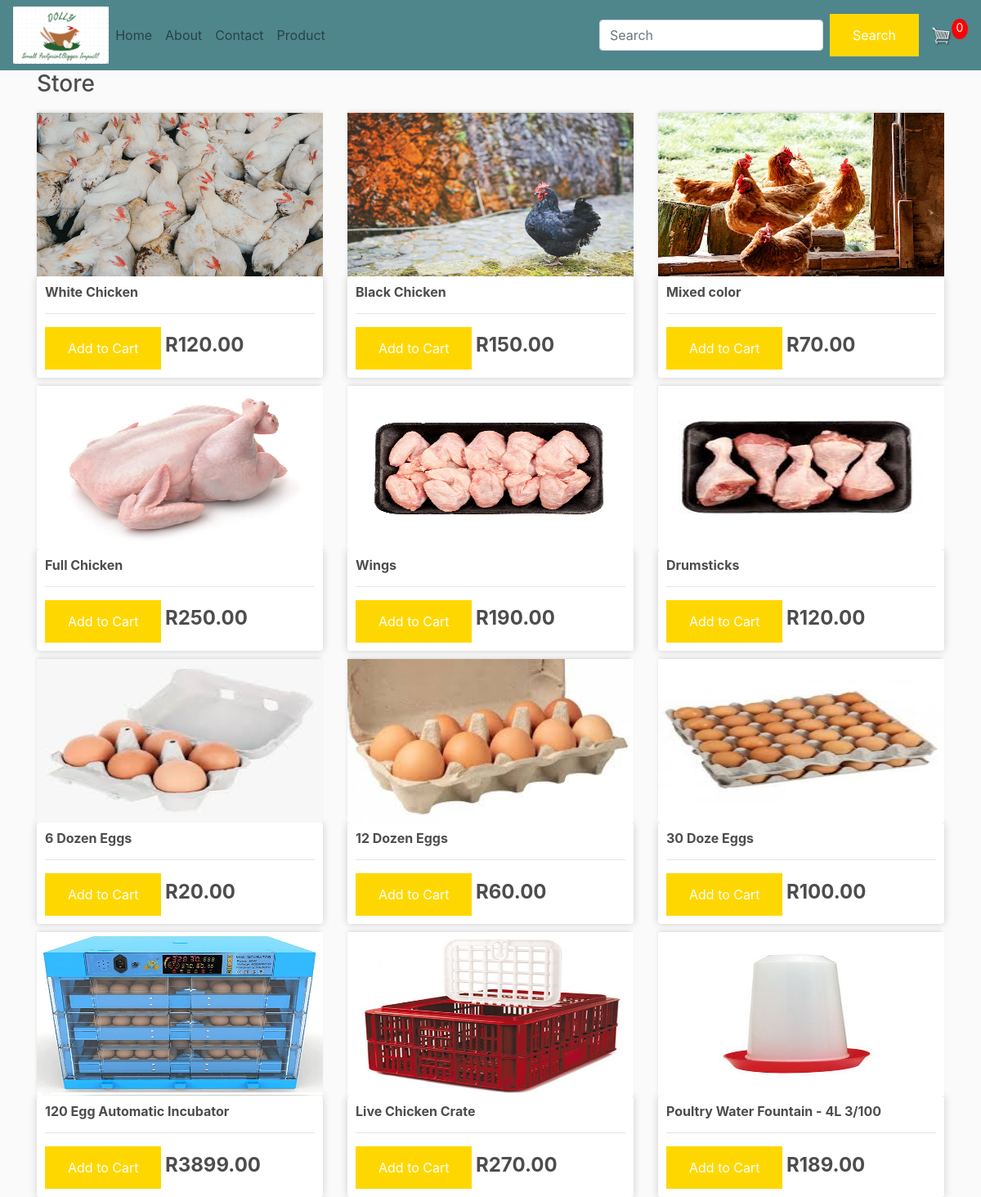
/store/, run on the app's committed database.
### members/models.py (models this page shows, shortened)
class Product(models.Model):
	name = models.CharField(max_length=200, null=True)
	price = models.FloatField()
	digital = models.BooleanField(default=False, null=True, blank=False)
	image = models.ImageField(null=True, blank=True)
	@property
	def imageURL(self):
		try:
			url = self.image.url
		except:
			url = ''
		return url

### members/views.py (the view)
# urls.py: path('store/', views.store, name="product"),
def store(request):
	data = cartData(request)
	cartItems = data['cartItems']
	order = data['order']
	items = data['items']
	products = Product.objects.all()
	context = {'products':products, 'cartItems':cartItems}
	return render(request, 'store.html', context)

### members/utils.py (called while the page is built, shortened)
def cookieCart(request):
	try:
		cart = json.loads(request.COOKIES['cart'])
	except:
		cart = {}
		print('CART:', cart)
	items = []
	order = {'get_cart_total':0, 'get_cart_items':0, 'shipping':False}
	cartItems = order['get_cart_items']
	return {'cartItems':cartItems ,'order':order, 'items':items}

def cartData(request):
	if request.user.is_authenticated:
		customer = request.user.customer
		order, created = Order.objects.get_or_create(customer=customer, complete=False)
		items = order.orderitem_set.all()
		cartItems = order.get_cart_items
	else:
		cookieData = cookieCart(request)
		cartItems = cookieData['cartItems']
		order = cookieData['order']
		items = cookieData['items']
	return {'cartItems':cartItems ,'order':order, 'items':items}

### members/templates/store.html
{% extends 'main.html' %}
{% load static %}
    {% block content %}
     <h3>Store</h3>
     <div class="row">
        {% for product in products %}
		<div class="col-lg-4">
			<img class="thumbnail" src="{{product.imageURL}}">
			<div class="box-element product">
				<h6><strong>{{product.name}}</strong></h6>
				<hr>
				<button data-product="{{product.id}}" data-action="add" class="btn btn-outline-secondary add-btn update-cart">Add to Cart</button>
				<h4 style="display: inline-block;"><strong>R{{product.price|floatformat:2}}</strong></h4>
			</div>
		</div>
		{% endfor %}
	</div>
{% endblock content %}

### members/templates/main.html (shortened to what this page needs)
<!DOCTYPE html>
{% load static %}
<html lang="en">
<head>
    <link rel="stylesheet" href="https://stackpath.bootstrapcdn.com/bootstrap/4.4.1/css/bootstrap.min.css">
	<link rel="stylesheet" type="text/css" href="{% static 'css/main.css' %}">
  </head>
<body>
      <nav class="navbar navbar-expand-lg navbar-light bg-dark">
        <img src= "{% static 'images/logo.png' %}" style="height: 70px;">
         <div class="collapse navbar-collapse" id="navbarSupportedContent">
          <ul class="navbar-nav mr-auto">
            <li class="nav-item">
            <a class="nav-link" href="{% url 'home' %}">Home <span class="sr-only">(current)</span></a>
            </li>
            <li class="nav-item">
            <a class="nav-link" href="{% url 'about' %}" >About</a>
            </li>
         <li class="nav-item">
        <a class="nav-link" href="{% url 'contact' %}">Contact</a>
         </li>
            <li class="nav-item">
                <a class="nav-link" href="{% url 'product' %}">Product</a>
            </li>
          </ul>
          <form class="form-inline my-2 my-lg-0"  action="/search">
            <input class="form-control mr-sm-2" name="q" type="search" placeholder="Search" aria-label="Search">
            <button class="btn btn-outline-success my-2 my-sm-0" type="submit">Search</button>
            <a href="{% url 'cart' %}">
                  <img  id="cart-icon" src="{% static 'images/cart.png' %}">
              </a>
              <p id="cart-total">{{cartItems}}</p>
          </form>
        </div>
      </nav>
      <div class="container">
        {% block content %}
        {% endblock content %}
        </div>
</body>
</html>

### members/static/css/main.css (style rules this page uses)
body { background-color: hsl(0, 0%, 98%); }
h1,h2,h3,h4,h5,h6 { color:hsl(0, 0%, 30%); }
.box-element { box-shadow:hsl(0, 0%, 80%) 0 0 16px; background-color: #fff; border-radius: 4px; padding: 10px; }
.thumbnail { width: 100%; height: 200px; -webkit-box-shadow: -1px -3px 5px -2px rgba(214,214,214,1); -moz-box-shadow: -1px -3px 5px -2px rgba(214,214,214,1); box-shadow: -1px -3px 5px -2px rgba(214,214,214,1); }
.product { border-radius: 0 0 4px 4px; }
.bg-dark { background-color: #4f868c!important; flex: no; }
#cart-icon { width:25px; display: inline-block; margin-left: 15px; }
#cart-total { display: block; text-align: center; color:#fff; background-color: red; width: 20px; height: 25px; border-radius: 50%; font-size: 14px; }
.col-lg-4, .col-lg-6, .col-lg-8, .col-lg-12 { margin-top: 10px; }
.btn { border-radius: 0; background-color: gold; }
.btn { border: none; color: white; padding: 14px 28px; cursor: pointer; }
.box-element { box-shadow: hsl(0, 0%, 80%)0 0 10px; background-color: #fff; border-radius: 4px; padding: 10px; }

### data on the page
Product: imageURL (picture), name "White Chicken", price "120.00"
Product: imageURL (picture), name "Black Chicken", price "150.00"
Product: imageURL (picture), name "Mixed color", price "70.00"
Product: imageURL (picture), name "Full Chicken", price "250.00"
Product: imageURL (picture), name "Wings", price "190.00"
Product: imageURL (picture), name "Drumsticks", price "120.00"
Product: imageURL (picture), name "6 Dozen Eggs", price "20.00"
Product: imageURL (picture), name "12 Dozen Eggs", price "60.00"
Product: imageURL (picture), name "30 Doze Eggs", price "100.00"
Product: imageURL (picture), name "120 Egg Automatic Incubator", price "3899.00"
Product: imageURL (picture), name "Live Chicken Crate", price "270.00"
Product: imageURL (picture), name "Poultry Water Fountain - 4L 3/100", price "189.00"

### other printed values
{{ cartItems }} "0"
